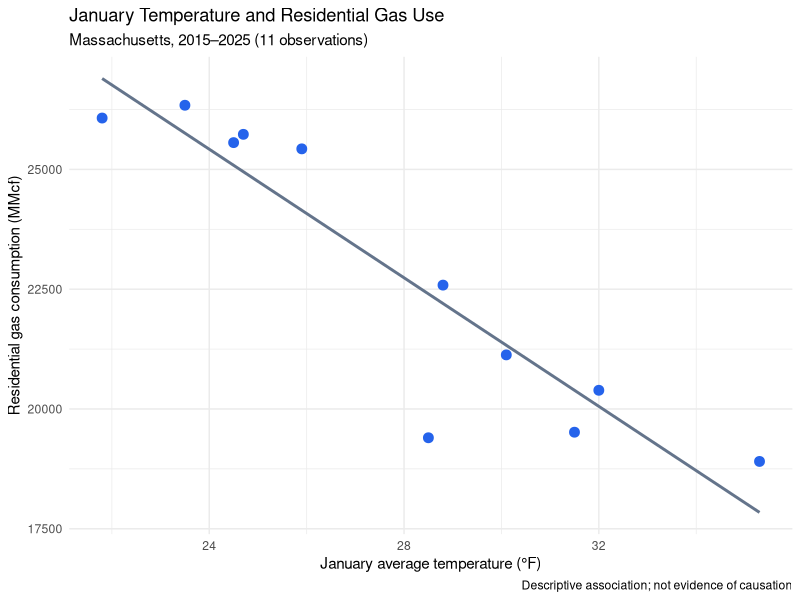
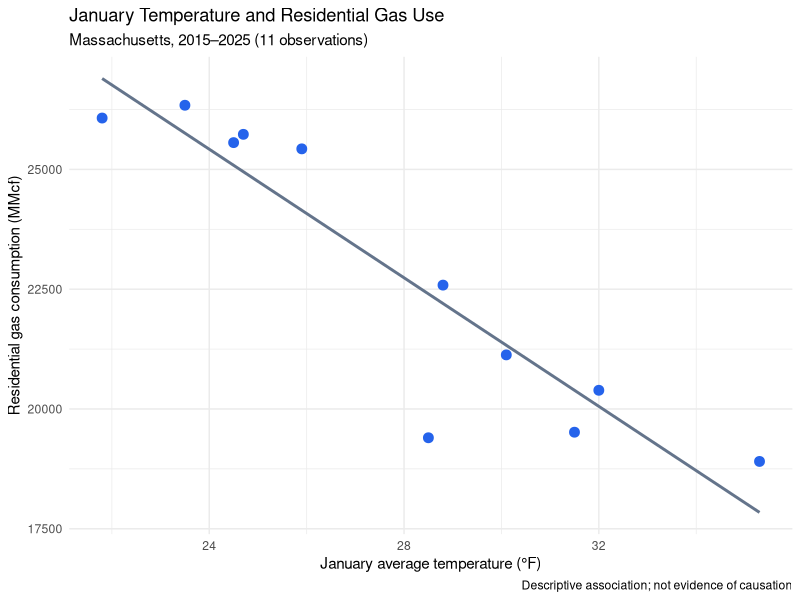

Source code (R) for these figures, in order:
install.packages(c("readr", "dplyr", "ggplot2"))# NOAA Weather Analysis — ADEC 7900 Group 2, Checkpoint 2
# Author: Yiting Pei
# Run from the repository root (open Group Project ADEC7900.Rproj first).
# Requires the existing Checkpoint 1 merged CSV; does not overwrite prior charts.
# install.packages(c("readr", "dplyr", "ggplot2")) # Run once if needed

library(readr)
library(dplyr)
library(ggplot2)

weather <- read_csv("data/Massachusetts_January_Combined.csv", show_col_types = FALSE)
stopifnot(nrow(weather) == 11, !anyDuplicated(weather$Year))
stopifnot(!anyNA(weather[, c("Avg Temp (°F)", "Jan HDD (base 65°F)", "Gas_usage_MMcf")]))

weather <- weather %>%
  rename(Temp_F = `Avg Temp (°F)`, HDD = `Jan HDD (base 65°F)`,
         ENSO = `ENSO Phase`, Gas_MMcf = Gas_usage_MMcf)

# NOAA weather descriptive statistics (new material for Checkpoint 2).
weather_summary <- weather %>%
  summarise(Years = n(), Mean_Temp_F = mean(Temp_F),
            Min_Temp_F = min(Temp_F), Max_Temp_F = max(Temp_F),
            Mean_HDD = mean(HDD), Min_HDD = min(HDD), Max_HDD = max(HDD))
print(weather_summary)

# Compare January weather across ENSO groups (small group sizes: descriptive only).
enso_weather <- weather %>%
  group_by(ENSO) %>%
  summarise(Years = n(), Mean_Temp_F = mean(Temp_F),
            Mean_HDD = mean(HDD), .groups = "drop")
print(enso_weather)

# Associations with EIA gas use (not causal estimates).
cat("Temperature vs gas correlation:", cor(weather$Temp_F, weather$Gas_MMcf), "\n")
cat("HDD vs gas correlation:", cor(weather$HDD, weather$Gas_MMcf), "\n")

# New plot: January temperature vs residential gas use.
p_temp <- ggplot(weather, aes(x = Temp_F, y = Gas_MMcf)) +
  geom_point(color = "#2563EB", size = 3) +
  geom_smooth(method = "lm", se = FALSE, color = "#64748B") +
  labs(title = "January Temperature and Residential Gas Use",
       subtitle = "Massachusetts, 2015–2025 (11 observations)",
       x = "January average temperature (°F)",
       y = "Residential gas consumption (MMcf)",
       caption = "Descriptive association; not evidence of causation") +
  theme_minimal()
print(p_temp)

dir.create("images", showWarnings = FALSE)
ggsave("images/04_january_temperature_vs_gas.png", p_temp,
       width = 8, height = 5, dpi = 300)

# Optional: keep the summary output reproducible for README integration.
dir.create("outputs", showWarnings = FALSE)
write_csv(weather_summary, "outputs/noaa_weather_summary.csv")
write_csv(enso_weather, "outputs/noaa_weather_by_enso.csv")
